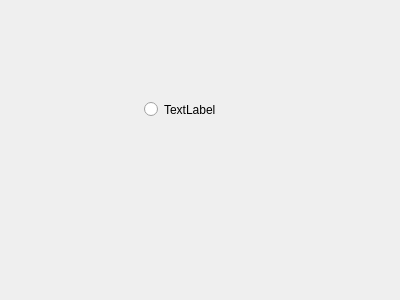
<?xml version="1.0" encoding="UTF-8"?>
<ui version="4.0">
 <class>optionWidgetClass</class>
 <widget class="QWidget" name="optionWidgetClass">
  <property name="geometry">
   <rect>
    <x>0</x>
    <y>0</y>
    <width>400</width>
    <height>300</height>
   </rect>
  </property>
  <property name="windowTitle">
   <string>Form</string>
  </property>
  <widget class="QWidget" name="horizontalLayoutWidget">
   <property name="geometry">
    <rect>
     <x>40</x>
     <y>70</y>
     <width>241</width>
     <height>80</height>
    </rect>
   </property>
   <layout class="QHBoxLayout" name="horizontalLayout">
    <item alignment="Qt::AlignRight">
     <widget class="QRadioButton" name="radioButton">
      <property name="text">
       <string/>
      </property>
     </widget>
    </item>
    <item>
     <widget class="QLabel" name="label">
      <property name="text">
       <string>TextLabel</string>
      </property>
     </widget>
    </item>
   </layout>
  </widget>
 </widget>
 <tabstops>
  <tabstop>radioButton</tabstop>
 </tabstops>
 <resources/>
 <connections/>
</ui>
